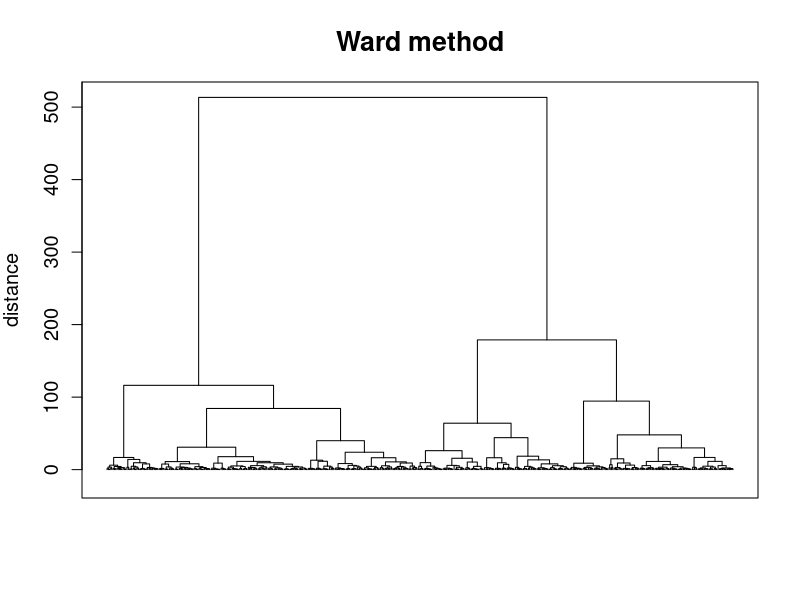
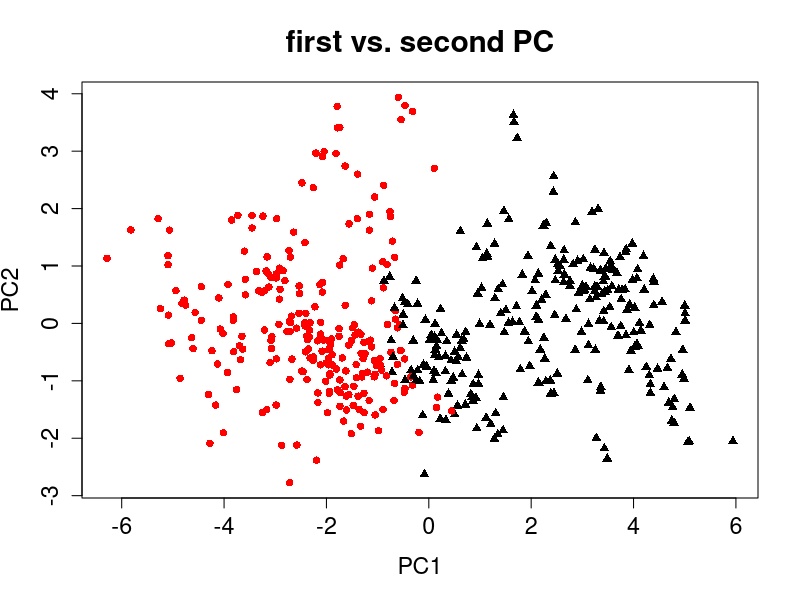
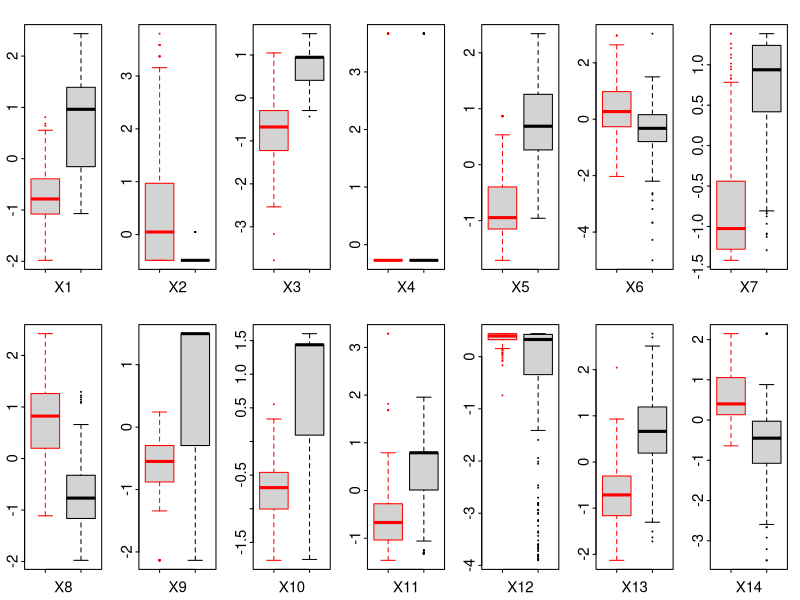
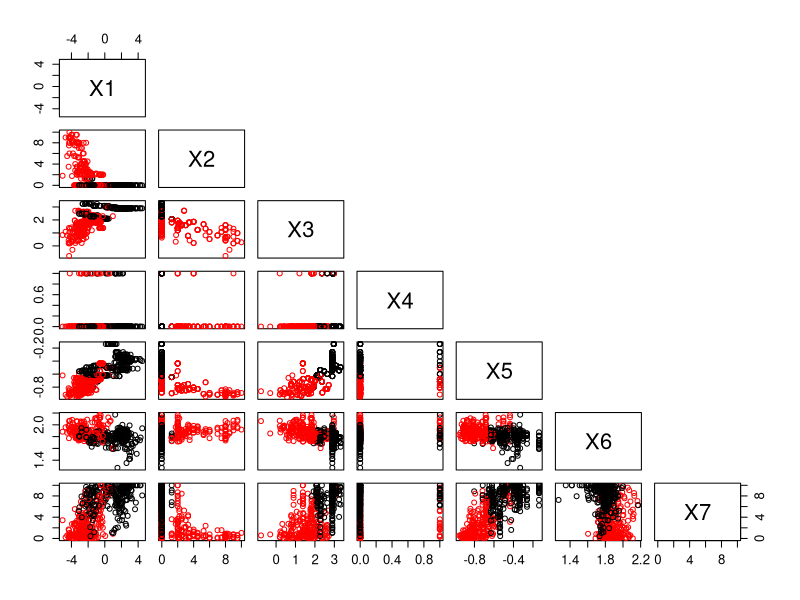
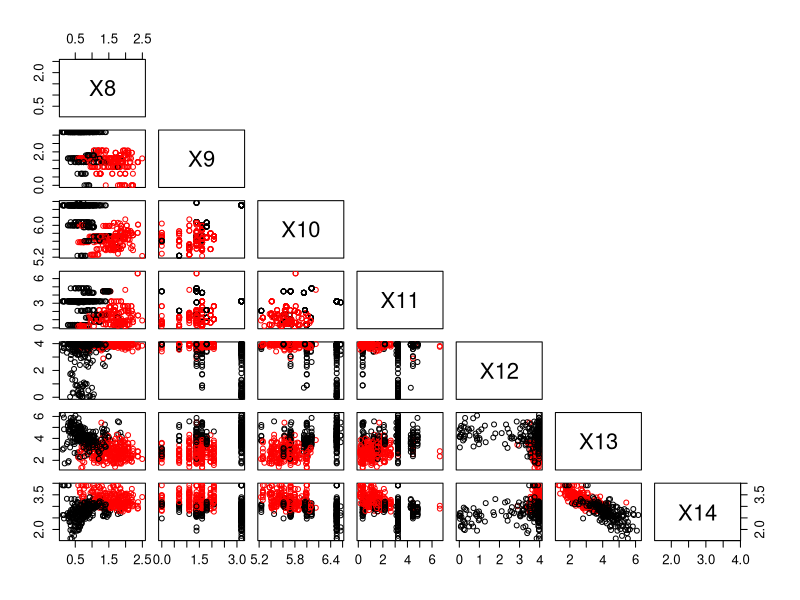

Write R code to recreate these figures, in order.
# −−−−−−−−−−−−−−−−−−−−−−−−−−−−−−−−−−−−−−−−−−−−−−−−−−−−−−
# Name of QuantLet : MVAclusbh
# −−−−−−−−−−−−−−−−−−−−−−−−−−−−−−−−−−−−−−−−−−−−−−−−−−−−−−
# Published in : Applied Multivariate Statistical Analysis
# −−−−−−−−−−−−−−−−−−−−−−−−−−−−−−−−−−−−−−−−−−−−−−−−−−−−−−
# Description : Performs cluster analysis for the transformed Boston 
# housing data. 
# −−−−−−−−−−−−−−−−−−−−−−−−−−−−−−−−−−−−−−−−−−−−−−−−−−−−−−
# Keywords : cluster-analysis, plot, graphical representation, 
# distance, euclidean, data visualization, dendrogram,
# boxplot, scatterplot, principal-components, pca,
# standardization
# −−−−−−−−−−−−−−−−−−−−−−−−−−−−−−−−−−−−−−−−−−−−−−−−−−−−−−
# See also : MVAclus8p, MVAclusbank, MVAspecclust, MVAclusfood, 
# MVAclususcrime, SMSclus8p, SMSclus8pd, SMSclus8pmst2, 
# SMSclusbank, SMScluscomp, SMScluscrime, SMScluscrimechi2, 
# SMSclushealth
# −−−−−−−−−−−−−−−−−−−−−−−−−−−−−−−−−−−−−−−−−−−−−−−−−−−−−−
# Author : Zografia Anastasiadou
# −−−−−−−−−−−−−−−−−−−−−−−−−−−−−−−−−−−−−−−−−−−−−−−−−−−−−−
# Submitted : Thu, September 11 2014 by Franziska Schulz
# −−−−−−−−−−−−−−−−−−−−−−−−−−−−−−−−−−−−−−−−−−−−−−−−−−−−−−
# Datafile : bostonh.dat
# −−−−−−−−−−−−−−−−−−−−−−−−−−−−−−−−−−−−−−−−−−−−−−−−−−−−−−
# Example 1 : Dendrogram of the Boston housing data using the Ward algorithm.
# −−−−−−−−−−−−−−−−−−−−−−−−−−−−−−−−−−−−−−−−−−−−−−−−−−−−−−
# Example 2 : Scatterplot of the first two PCs displaying the two clusters.
# −−−−−−−−−−−−−−−−−−−−−−−−−−−−−−−−−−−−−−−−−−−−−−−−−−−−−−
# Example 3 : Boxplots for the transformed variables X1 to X14.
# −−−−−−−−−−−−−−−−−−−−−−−−−−−−−−−−−−−−−−−−−−−−−−−−−−−−−−
# Example 4 : Scatterplot matrix for the transformed variables X1 to X7 of the Boston housing data.
# −−−−−−−−−−−−−−−−−−−−−−−−−−−−−−−−−−−−−−−−−−−−−−−−−−−−−−
# Example 5 : Scatterplot matrix for the transformed variables X8 to X14 of the Boston housing data.
# −−−−−−−−−−−−−−−−−−−−−−−−−−−−−−−−−−−−−−−−−−−−−−−−−−−−−−

# clear all variables
rm(list = ls(all = TRUE))
graphics.off()

# load data
data = read.table("bostonh.dat")

# transform data
xt       = data
xt[, 1]  = log(data[, 1])
xt[, 2]  = data[, 2]/10
xt[, 3]  = log(data[, 3])
xt[, 5]  = log(data[, 5])
xt[, 6]  = log(data[, 6])
xt[, 7]  = (data[, 7]^(2.5))/10000
xt[, 8]  = log(data[, 8])
xt[, 9]  = log(data[, 9])
xt[, 10] = log(data[, 10])
xt[, 11] = exp(0.4 * data[, 11])/1000
xt[, 12] = data[, 12]/100
xt[, 13] = sqrt(data[, 13])
xt[, 14] = log(data[, 14])
data     = xt[, -4]


da   = scale(data)                    # standardize variables
d    = dist(da, "euclidean", p = 2)   # euclidean distance matrix
w    = hclust(d, method = "ward.D")   # cluster analysis with ward algorithm
tree = cutree(w, 2)

t1   = subset(da, tree == 1)
t2   = subset(da, tree == 2)

# Plot 1: Dendrogram for the standardized food.dat after Ward algorithm
plot(w, hang = -0.1, labels = FALSE, frame.plot = TRUE, ann = FALSE, cex.axis = 1.2)
title(main = "Ward method", ylab = "distance", cex.lab = 1.2, cex.main = 1.6)

# means for Cluster 1 and Cluster 2
mc  = cbind(colMeans(subset(da, tree == "1")), colMeans(subset(da, tree == "2")))
# standard deviations for Cluster 1 and Cluster 2
sc  = cbind(sd(t1[, 1:ncol(da)]), sd(t2[, 1:ncol(da)]))
# means and standard deviations of the 13 standardized variables for Cluster 1
# (251 observations) and Cluster 2 (255 observations)
tbl = cbind(mc[, 1], sc[, 1]/sqrt(nrow(t1)), mc[, 2], sc[, 2]/sqrt(nrow(t2)))

# spectral decomposition
eig = eigen(cov(da))
eva = eig$values
eve = eig$vectors[, 1:2]

dav = da %*% eve
tree[tree == 1] = 16
tree[tree == 2] = 17
tr = tree
tr[tr == 16] = "red"
tr[tr == 17] = "black"

# Plot 2: Scatterplot for the first two PCs displaying the two clusters
dev.new()
plot(dav[, 1], dav[, 2], pch = tree, col = tr, xlab = "PC1", ylab = "PC2", main = "first vs. second PC", 
    cex.main = 1.8, cex.axis = 1.4, cex.lab = 1.4)

#  Plot 3: Boxplots for variables X1 to X14
dat = scale(xt)
t3 = subset(dat, tree == 16)
t4 = subset(dat, tree == 17)
tree[tree == 16] = "red"
tree[tree == 17] = "black"
t = tree

dev.new()
par(mfrow = c(2, 7), cex = 0.3)
boxplot(t3[, 1], t4[, 1], border = c("red", "black"), xlab = "X1", cex.lab = 3, cex.axis = 3)
boxplot(t3[, 2], t4[, 2], border = c("red", "black"), xlab = "X2", cex.lab = 3, cex.axis = 3)
boxplot(t3[, 3], t4[, 3], border = c("red", "black"), xlab = "X3", cex.lab = 3, cex.axis = 3)
boxplot(t3[, 4], t4[, 4], border = c("red", "black"), xlab = "X4", cex.lab = 3, cex.axis = 3)
boxplot(t3[, 5], t4[, 5], border = c("red", "black"), xlab = "X5", cex.lab = 3, cex.axis = 3)
boxplot(t3[, 6], t4[, 6], border = c("red", "black"), xlab = "X6", cex.lab = 3, cex.axis = 3)
boxplot(t3[, 7], t4[, 7], border = c("red", "black"), xlab = "X7", cex.lab = 3, cex.axis = 3)
boxplot(t3[, 8], t4[, 8], border = c("red", "black"), xlab = "X8", cex.lab = 3, cex.axis = 3)
boxplot(t3[, 9], t4[, 9], border = c("red", "black"), xlab = "X9", cex.lab = 3, cex.axis = 3)
boxplot(t3[, 10], t4[, 10], border = c("red", "black"), xlab = "X10", cex.lab = 3, 
    cex.axis = 3)
boxplot(t3[, 11], t4[, 11], border = c("red", "black"), xlab = "X11", cex.lab = 3, 
    cex.axis = 3)
boxplot(t3[, 12], t4[, 12], border = c("red", "black"), xlab = "X12", cex.lab = 3, 
    cex.axis = 3)
boxplot(t3[, 13], t4[, 13], border = c("red", "black"), xlab = "X13", cex.lab = 3, 
    cex.axis = 3)
boxplot(t3[, 14], t4[, 14], border = c("red", "black"), xlab = "X14", cex.lab = 3, 
    cex.axis = 3)

#  Plot 4: Scatterplot matrix for variables X1 to X7
dev.new()
pairs(xt[, 1:7], col = tr, upper.panel = NULL, labels = c("X1", "X2", "X3", "X4", 
    "X5", "X6", "X7"), cex.axis = 1.2)
dev.new()

#  Plot 5: Scatterplot matrix for variables X8 to X14
pairs(xt[, 8:14], col = tr, upper.panel = NULL, labels = c("X8", "X9", "X10", "X11", 
    "X12", "X13", "X14"), cex.axis = 1.2) 
